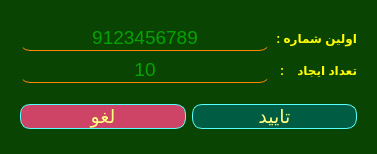
<?xml version="1.0" encoding="UTF-8"?>
<ui version="4.0">
 <class>Form</class>
 <widget class="QWidget" name="Form">
  <property name="geometry">
   <rect>
    <x>0</x>
    <y>0</y>
    <width>372</width>
    <height>154</height>
   </rect>
  </property>
  <property name="windowTitle">
   <string>فرم ایجاد لیست شماره</string>
  </property>
  <property name="styleSheet">
   <string notr="true">QWidget{
background-color: rgb(9, 68, 3);
border-radius: 15px;
}


QLabel {
color:    rgb(255, 255, 0)  ;
}

QLineEdit{
background-color: rgba(0, 0, 0, 0);
color:rgb(4, 255, 0);
    border-style: solid;
    border-bottom-width: 1px;
	border-bottom-color: rgb(255, 136, 0);
   border-radius: 10px;

}</string>
  </property>
  <layout class="QGridLayout" name="gridLayout_2">
   <item row="0" column="0">
    <widget class="QFrame" name="frame">
     <property name="styleSheet">
      <string notr="true">QToolTip {
background-color: rgba(0, 0, 0, 0);
    border: 1px solid darkkhaki;
    border-radius: 5px;
    opacity: 0.5;
color:  rgb(0, 255, 0);
}</string>
     </property>
     <property name="frameShape">
      <enum>QFrame::StyledPanel</enum>
     </property>
     <property name="frameShadow">
      <enum>QFrame::Raised</enum>
     </property>
     <layout class="QGridLayout" name="gridLayout_4">
      <item row="0" column="0">
       <layout class="QGridLayout" name="gridLayout">
        <item row="0" column="0">
         <widget class="QLineEdit" name="generate_num">
          <property name="minimumSize">
           <size>
            <width>250</width>
            <height>0</height>
           </size>
          </property>
          <property name="font">
           <font>
            <family>Arial</family>
            <pointsize>14</pointsize>
            <weight>50</weight>
            <italic>false</italic>
            <bold>false</bold>
           </font>
          </property>
          <property name="toolTip">
           <string>اولین شماره مورد نظر خود را بدون 0 وارد کنید</string>
          </property>
          <property name="styleSheet">
           <string notr="true"/>
          </property>
          <property name="alignment">
           <set>Qt::AlignCenter</set>
          </property>
          <property name="placeholderText">
           <string>9123456789</string>
          </property>
         </widget>
        </item>
        <item row="0" column="1">
         <widget class="QLabel" name="label">
          <property name="font">
           <font>
            <pointsize>9</pointsize>
            <weight>75</weight>
            <bold>true</bold>
           </font>
          </property>
          <property name="styleSheet">
           <string notr="true">QLabel {
color:    rgb(255, 255, 0)  ;
}</string>
          </property>
          <property name="text">
           <string>اولین شماره :</string>
          </property>
         </widget>
        </item>
        <item row="1" column="0">
         <widget class="QLineEdit" name="generate_count">
          <property name="minimumSize">
           <size>
            <width>250</width>
            <height>0</height>
           </size>
          </property>
          <property name="font">
           <font>
            <family>Arial</family>
            <pointsize>14</pointsize>
            <weight>50</weight>
            <italic>false</italic>
            <bold>false</bold>
           </font>
          </property>
          <property name="toolTip">
           <string>تعداد مورد نظر خود برای ایجاد لیست شماره ها وارد کنید</string>
          </property>
          <property name="alignment">
           <set>Qt::AlignCenter</set>
          </property>
          <property name="placeholderText">
           <string>10</string>
          </property>
         </widget>
        </item>
        <item row="1" column="1">
         <widget class="QLabel" name="label_2">
          <property name="font">
           <font>
            <pointsize>9</pointsize>
            <weight>75</weight>
            <bold>true</bold>
           </font>
          </property>
          <property name="text">
           <string>تعداد ایجاد    :</string>
          </property>
         </widget>
        </item>
       </layout>
      </item>
      <item row="1" column="0">
       <layout class="QGridLayout" name="gridLayout_3">
        <property name="topMargin">
         <number>10</number>
        </property>
        <item row="0" column="0">
         <widget class="QPushButton" name="btn_g_cancel">
          <property name="font">
           <font>
            <family>Arial</family>
            <pointsize>14</pointsize>
            <weight>50</weight>
            <italic>false</italic>
            <bold>false</bold>
           </font>
          </property>
          <property name="toolTip">
           <string>لغو عملیات</string>
          </property>
          <property name="styleSheet">
           <string notr="true">QPushButton:hover:!pressed
{
  border: 2px solid rgb(255, 85, 0);
background-color: rgb(255, 170, 127);
	color: rgb(255, 0, 0);
}
QPushButton{
background-color: rgb(205, 68, 102);
color: rgb(255, 255, 127);
border: 1px solid  #55ffff;;
border-radius: 10px;
}</string>
          </property>
          <property name="text">
           <string>لغو</string>
          </property>
         </widget>
        </item>
        <item row="0" column="1">
         <widget class="QPushButton" name="btn_g_ok">
          <property name="font">
           <font>
            <family>Arial</family>
            <pointsize>14</pointsize>
            <weight>50</weight>
            <italic>false</italic>
            <bold>false</bold>
           </font>
          </property>
          <property name="toolTip">
           <string>ایجاد لیست</string>
          </property>
          <property name="styleSheet">
           <string notr="true">QPushButton:hover:!pressed
{
  border: 2px solid rgb(255, 85, 0);
	background-color: rgb(129, 125, 255);
	color: rgb(85, 255, 255);
}
QPushButton{
background-color: rgb(0, 92, 67);
color: rgb(255, 255, 127);
border: 1px solid  #55ffff;;
border-radius: 10px;
}</string>
          </property>
          <property name="text">
           <string>تایید</string>
          </property>
          <property name="autoDefault">
           <bool>true</bool>
          </property>
          <property name="default">
           <bool>true</bool>
          </property>
         </widget>
        </item>
       </layout>
      </item>
     </layout>
    </widget>
   </item>
  </layout>
 </widget>
 <tabstops>
  <tabstop>generate_num</tabstop>
  <tabstop>generate_count</tabstop>
  <tabstop>btn_g_ok</tabstop>
  <tabstop>btn_g_cancel</tabstop>
 </tabstops>
 <resources/>
 <connections/>
</ui>
